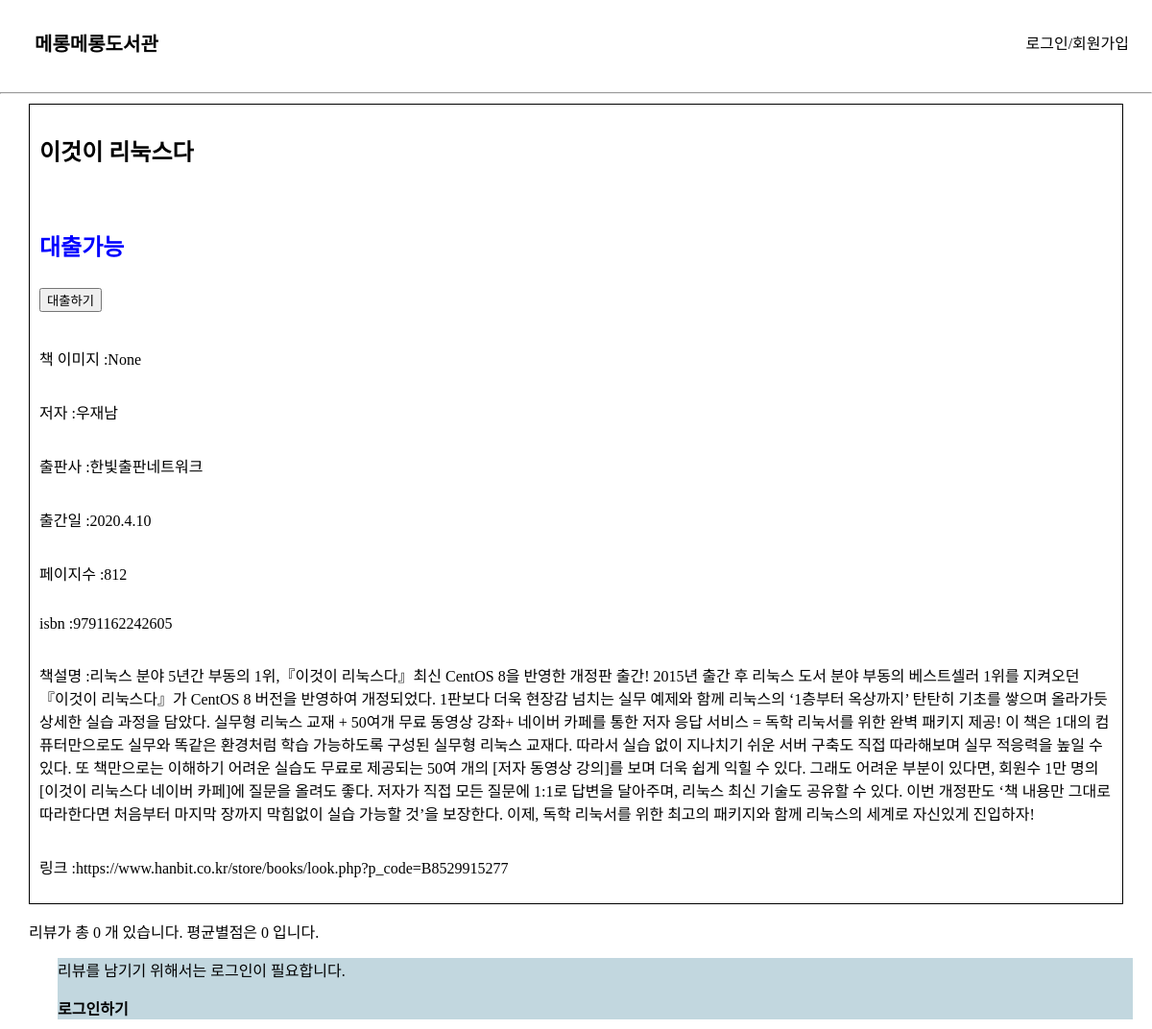
The page /book_info/31 on the database its author committed.
### app/models.py (models this page shows, shortened)
class Book(db.Model):
    __tablename__     = 'Book'
    id                = db.Column(db.Integer, primary_key=True, nullable=False, autoincrement=True, unique=True)
    title             = db.Column(db.String(45), nullable=False)
    author            = db.Column(db.String(45))
    publisher         = db.Column(db.String(45))
    publication_date  = db.Column(db.String(45))
    pages             = db.Column(db.Integer)
    isbn              = db.Column(db.String(45))
    registered_date   = db.Column(db.DateTime, default=datetime.utcnow)
    description       = db.Column(db.Text())    # 길이를 정할 수 없는 문자열은 Text를 쓰면 됨
    book_link         = db.Column(db.String(255))
    book_status       = db.Column(db.String(45))   # "1" :대출가능, "0" : 대출중 , "999" : 폐기    -> 선택형 변수에 적합한 데이터타입이 있을까?
    book_img          = db.Column(db.String(45))    # 책 표지만 바뀐 경우, 또는 책이 다르지만 같은 표지를 쓰는 경우가 있기 때문에 이미지 스토리지에서 같은 이미지의 반복을 막기 위해 별도의 책 이미지 식별 용 변수를 넣음
    at_user           = db.Column(db.String(45), default=None)

### app/views/book_api.py (the view)
@book.route('/book_info/<int:book_id>', methods=["GET"])
def book_detail(book_id):
    book_info = Book.query.filter(Book.id == book_id).first()
    book_review = Review.query.filter(Review.isbn == book_info.isbn).all()
    rating_sum, rating_avg = 0, 0
    if book_review :
        for review in book_review:
            rating_sum += review.rating
        rating_avg = round(rating_sum / len(book_review), 1)
    return render_template("book_detail.html", book = book_info, review_list = book_review, rating_avg = rating_avg, review_cnt = len(book_review))

### app/templates/book_detail.html (shortened to what this page needs)
{% extends 'base.html' %}
{% block content %}
<div class="book-detail-info-container">
<h2> {{ book.title }}</h2>
<h2>
    {% if book.book_status == "1" %}
    <p style="color: blue;">대출가능</p>
    <form action="{{ url_for('book.checkout', book_id=book.id) }}" method="post">
        <input class='checkout-btn' type="submit" value="대출하기">
    </form>
    {% else %}
    <p style="color: red;">대출불가</p>
    {% endif %}
</h2>
<p> 책 이미지 :{{ book.book_img }}</p>
<p> 저자 :{{ book.author }}</p>
<p> 출판사 :{{ book.publisher }}</p>
<p> 출간일 :{{ book.publication_date }}</p>
<p> 페이지수 :{{ book.pages }}</p>
<p> isbn :{{ book.isbn }}</p>
<p> 책설명 :{{ book.description }}</p>
<p> 링크 :{{ book.book_link }}</p>
</div>
<div class="review-container">
    <p>리뷰가 총 {{ review_cnt }} 개 있습니다. 평균별점은 {{ rating_avg }} 입니다. </p>
{% if session['login_id'] %}
<h3>리뷰 작성</h3>
<form action="{{ url_for('book.write_review', book_id=book.id) }}" method="post">
    <select name="star">
        <option value="1">1점</option>
        <option value="2">2점</option>
        <option value="3">3점</option>
        <option value="4">4점</option>
        <option value="5">5점</option>
    </select>
    <div class="form-group">
        <label for="review">리뷰</label>
        <input class="form-control" name="review" id="review" placeholder="리뷰를 작성해주세요."></input>
    </div>
    <input class="btn btn-primary" type="submit" value="리뷰 올리기">
</form>
{% else %}
<div class="login-for-review">
<p>리뷰를 남기기 위해서는 로그인이 필요합니다.</p>
<a href="{{ url_for('user.login')}}" style="font-weight: bold;">로그인하기</a>
</div>
</div>
{% endif %}
{% endblock %}

### app/static/style.css (style rules this page uses)
:root { --text-color: black; --background-color: white; --accent-color: grey; }
body { margin: 0; }
a { text-decoration: none; color: var(--text-color); }
.review-container { margin: 10px 10px 10px 30px; flex-wrap: wrap; flex-direction: column; }
.book-detail-info-container { margin: 10px 30px 10px 30px; padding: 10px; display: flex; flex-wrap: wrap; flex-direction: column; border: 1px solid black; }
.login-for-review { margin: 10px 10px 10px 30px; background-color: rgb(194, 215, 223); }

### rows shown on the page
Book: title "이것이 리눅스다", book_img "None", author "우재남", publisher "한빛출판네트워크", publication_date "2020.4.10", pages "812", isbn "9791162242605", description "리눅스 분야 5년간 부동의 1위,『이것이 리눅스다』최신 CentOS 8을 반영한 개정판 출간! 2015년 출간 후 리눅스 도서 분야 부동의 베스트셀러 1위를 지켜오던 『이것이 리눅스다』가 CentOS 8 버전을 반영하여 개정되었다. 1판보다 더욱 현장감 넘치는 실무 예제와 함께 리눅스의 ‘1층부터 옥상까지’ 탄탄히 기초를 쌓으며 올라가듯 상세한 실습 과정을 담았다. 실무형 리눅스 교재 + 50여개 무료 동영상 강좌+ 네이버 카페를 통한 저자 응답 서비스 = 독학 리눅서를 위한 완벽 패키지 제공! 이 책은 1대의 컴퓨터만으로도 실무와 똑같은 환경처럼 학습 가능하도록 구성된 실무형 리눅스 교재다. 따라서 실습 없이 지나치기 쉬운 서버 구축도 직접 따라해보며 실무 적응력을 높일 수 있다. 또 책만으로는 이해하기 어려운 실습도 무료로 제공되는 50여 개의 [저자 동영상 강의]를 보며 더욱 쉽게 익힐 수 있다. 그래도 어려운 부분이 있다면, 회원수 1만 명의 [이것이 리눅스다 네이버 카페]에 질문을 올려도 좋다. 저자가 직접 모든 질문에 1:1로 답변을 달아주며, 리눅스 최신 기술도 공유할 수 있다. 이번 개정판도 ‘책 내용만 그대로 따라한다면 처음부터 마지막 장까지 막힘없이 실습 가능할 것’을 보장한다. 이제, 독학 리눅서를 위한 최고의 패키지와 함께 리눅스의 세계로 자신있게 진입하자!", book_link "https://www.hanbit.co.kr/store/books/look.php?p_code=B8529915277"

### other values the page prints
{{ review_cnt }} "0"
{{ rating_avg }} "0"
